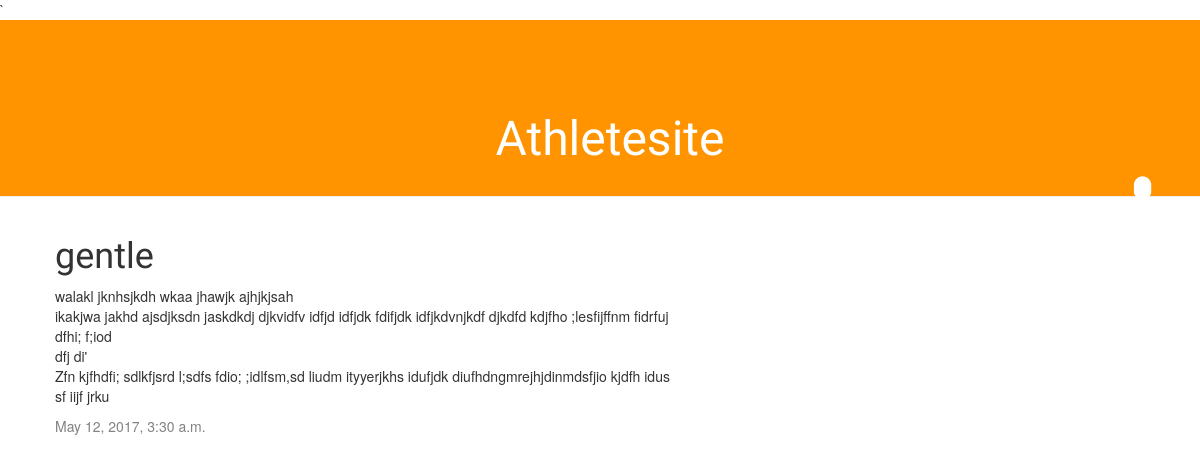
/post/5/, run on the app's committed database.
### blog/models.py (models this page shows, shortened)
class Post(models.Model):
    author = models.ForeignKey('auth.User')
    title = models.CharField(max_length=200)
    text = models.TextField()
    created_date = models.DateTimeField(
            default=timezone.now)
    published_date = models.DateTimeField(
            blank=True, null=True)

### blog/views.py (the view)
# urls.py: url(r'^post/(?P<pk>\d+)/$', views.post_detail, name='post_detail'),
def post_detail(request, pk):
    post = get_object_or_404(Post, pk=pk)
    return render(request, 'post_detail.html', {'post': post})

### templates/post_detail.html (shortened to what this page needs)
{% extends 'base.html' %}
{% block content %}
	<h1>{{ post.title}}</h1>
	<p>{{ post.text|linebreaksbr }}</p>
	{% if post.published_date %}
	<div class="date">
		{{ post.published_date}}
	</div>
	{% else %}
 	<a class="btn btn-default" href="{% url 'post_publish' pk=post.pk %}">Publish</a>
{% endif %}
{% endblock %}

### blog/static/css/Blog.css (style rules this page uses)
h1, h2, h3, h4 { font-family: 'Lobster', cursive; }
.date { color: #828282; }

### data on the page
Post: title "gentle", text "walakl jknhsjkdh wkaa jhawjk ajhjkjsah ikakjwa jakhd ajsdjksdn jaskdkdj djkvidfv idfjd idfjdk fdifjdk idfjkdvnjkdf djkdfd kdjfho ;lesfijffnm fidrfuj dfhi; f;iod dfj di' Zfn kjfhdfi; sdlkfjsrd l;sdfs fdio; ;idlfsm,sd liudm ityyerjkhs idufjdk diufhdngmrejhjdinmdsfjio kjdfh idus sf iijf jrku", published_date "May 12, 2017, 3:30 a.m."
